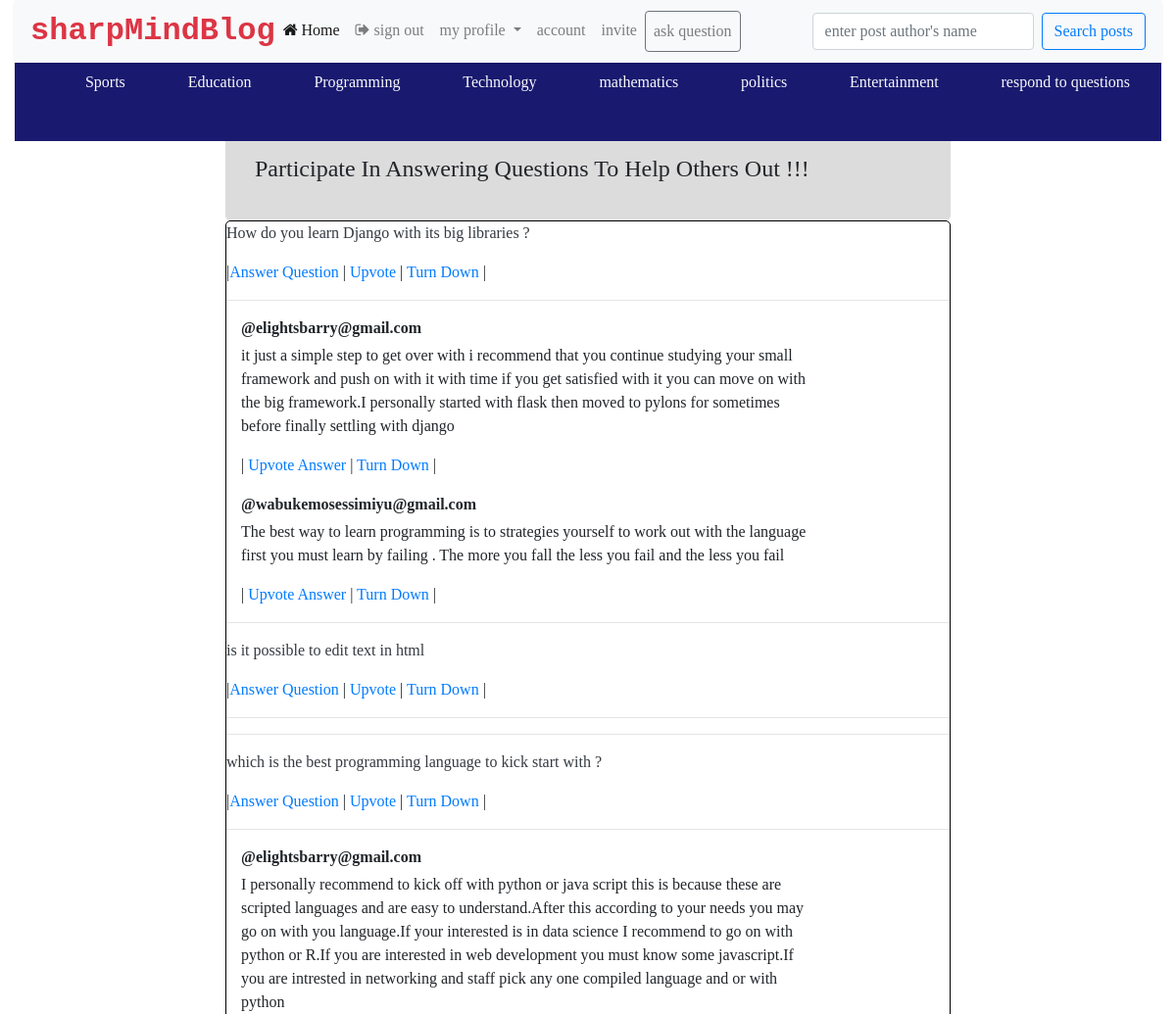
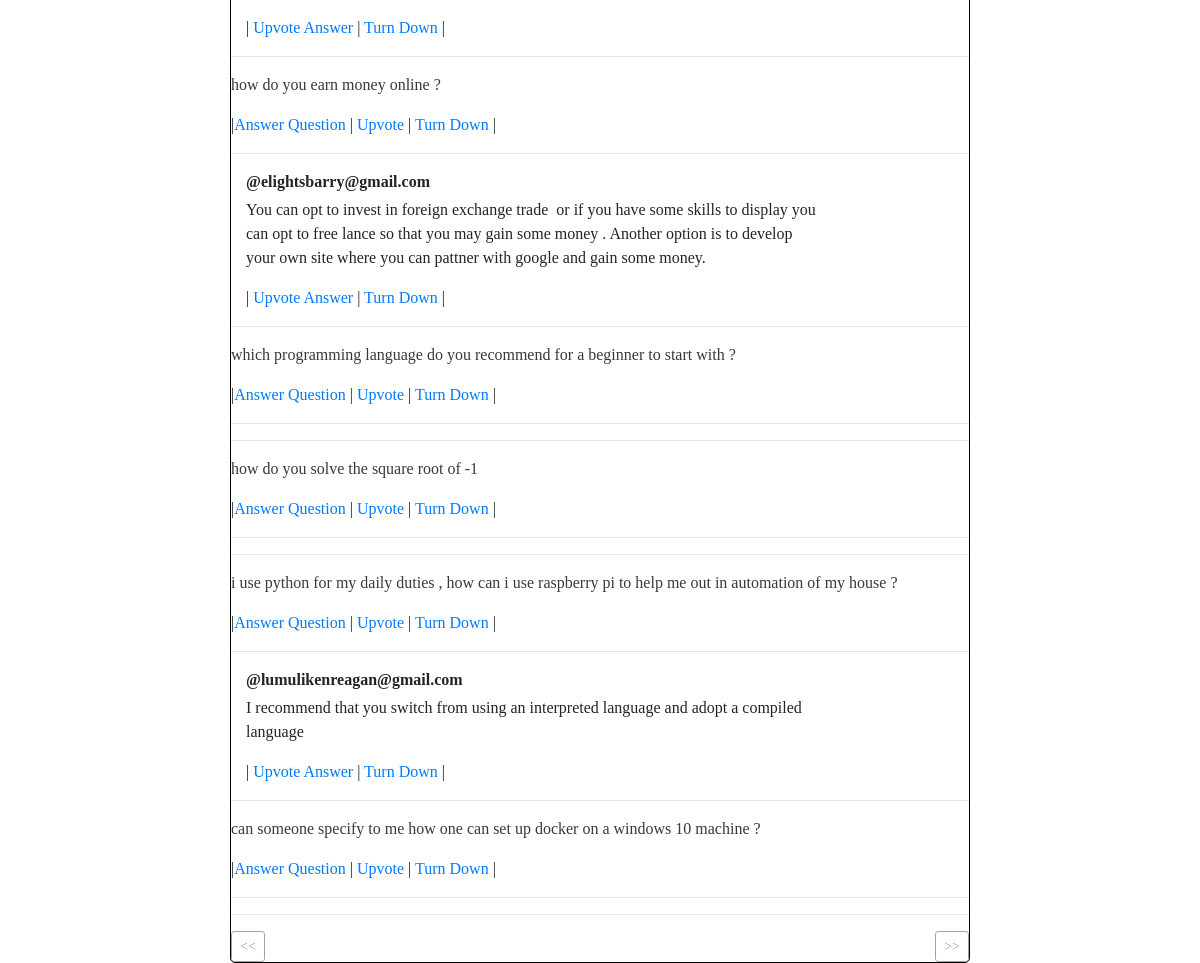
/users/question (signed in), run on the app's committed database (2 pictures, top to bottom).
### src/models/__init__.py (models this page shows, shortened)
class Questions(db.Model):
    id = db.Column(db.Integer, primary_key=True)
    question = db.Column(db.Text, nullable=False)
    is_answered = db.Column(db.Boolean, default=False)
    category = db.Column(db.String(200), nullable=False)
    author = db.Column(db.String(200), nullable=False)
    url = db.Column(db.String(200), nullable=False)
    upvote = db.Column(db.Integer, default=0)
    answer = db.relationship('Answers', backref='question')

class Answers(db.Model):
    id = db.Column(db.Integer, primary_key=True)
    answer = db.Column(db.Text, nullable=False)
    upvote = db.Column(db.Integer, default=0)
    author = db.Column(db.String(200), nullable=False)
    url = db.Column(db.String(200), nullable=False)
    date = db.Column(db.String(200), nullable=False, default=datetime.today().now)
    question_id = db.Column(db.ForeignKey('questions.id'))

### src/views/__init__.py (the view)
@views_blueprint.route('/question', methods=['GET', 'POST'])
def question():
    if not 'username' in session:
        return redirect(url_for('users.login'))
    page = request.args.get('page', type=int)
    user = User.query.filter_by(name=session['username']).first()
    count = Posts.query.filter_by(user_id=user.id).count()
    qn = Questions.query.paginate(page=page, per_page=10)
    return render_template('quiz/question.html', qn=qn, user=user, count=count)

### src/views/__init__.py (called while the page is built)
@views_blueprint.before_request
def before_request():
    g.user = None
    if 'username' in session:
        g.user = session['username']

### src/templates/quiz/question.html (shortened to what this page needs)
{% extends 'public/main.html' %} {% block body %}
<div class="container-fluid position-absolute" style="top: 8em">
    <div class="row">
        <div class="col-lg-2">
        </div>
        <div class="col-lg-8">
            <div class="container one">
                <div class="header">
                    <h4 class="text text-capitalize">participate in answering questions to help others out !!!</h4>
                </div>
                <div class="one-body">
                    {%for qn in qn.items%}
                    <div class="d-flex">
                        <p class="text text-dark mr-2 text-break">{{qn.question}}</p>
                    </div>
                    |<a href="{{url_for('users.answ', id=qn.id)}}" class="text-decoration-none text-capitalize">answer question</a> |<a href="#" class="text-decoration-none text-capitalize" id="upvoteanswer"> upvote</a> | <a href="" class="text-decoration-none text-capitalize">turn down </a>|
                    <hr> {%for answer in qn.answer%}
                    <div class="col-lg-10">
                        <ul class="list-unstyled mt-3">
                            <li class="media">
                                <div class="media-body">
                                    <p class="mt-0 mb-1 font-weight-bold">@{{answer.author}}</p>
                                    <p class="text mr-2">{{answer.answer}}</p>
                                    |<a href="#" class="text-decoration-none text-capitalize"> upvote answer</a> | <a href="" class="text-decoration-none text-capitalize">turn down </a>|
                                </div>
                            </li>
                        </ul>
                    </div>
                    {%endfor%}
                    <hr>{%endfor%}
                    <div class="paginate">
                        <div class="right mr-auto">
                            {% if qn.has_prev%}
                            <a href="{{url_for( 'users.question', page=qn.prev_num)}} " class="btn btn-outline-secondary btn-sm">&lt;&lt;</a> {%else%}
                            <a href="{{url_for( 'users.question', page=qn.prev_num)}} " class="btn btn-outline-secondary btn-sm disabled">&lt;&lt;</a> {%endif%}
                        </div>
                        <div class="left ml-auto">
                            {%if qn.has_next%}
                            <a href="{{url_for( 'users.question', page=qn.next_num)}} " class="btn btn-outline-secondary btn-sm">&gt;&gt;</a> {%else%}
                            <a href="{{url_for( 'users.question', page=qn.next_num)}} " class="btn btn-outline-secondary btn-sm disabled">&gt;&gt;</a> {%endif%}
                        </div>
                    </div>
                </div>
            </div>
        </div>
    </div>
</div>
{% endblock body %}

### src/static/css/default.css (style rules this page uses)
* { font-family: Cambria, Cochin, Georgia, Times, 'Times New Roman', serif; font-size: 16px; }
.one .header { background-color: rgb(221, 220, 220); width: 100% !important; padding: 30px !important; border-radius: 5px; }
.one-body { border: 1px solid black; width: 100%; border-radius: 5px; }
.paginate { display: flex !important; justify-content: space-around !important; width: 100% !important; }

### data on the page
Questions: question "How do you learn Django with its big libraries ?"
Answers: author "elightsbarry@gmail.com", answer "it just a simple step to get over with i recommend that you continue studying your small framework and push on with it with time if you get satisfied with it you can move on with the big framework.I personally started with flask then moved to pylons for sometimes before finally settling with django"
Answers: author "wabukemosessimiyu@gmail.com", answer "The best way to learn programming is to strategies yourself to work out with the language first you must learn by failing . The more you fall the less you fail and the less you fail"
Questions: question "is it possible to edit text in html"
Questions: question "which is the best programming language to kick start with ?"
Answers: author "elightsbarry@gmail.com", answer "I personally recommend to kick off with python or java script this is because these are scripted languages and are easy to understand.After this according to your needs you may go on with you language.If your interested is in data science I recommend to go on with python or R.If you are interested in web development you must know some javascript.If you are intrested in networking and staff pick any one compiled language and or with python"
Questions: question "how do you earn money online ?"
Answers: author "elightsbarry@gmail.com", answer "You can opt to invest in foreign exchange trade or if you have some skills to display you can opt to free lance so that you may gain some money . Another option is to develop your own site where you can pattner with google and gain some money."
Questions: question "which programming language do you recommend for a beginner to start with ?"
Questions: question "how do you solve the square root of -1"
Questions: question "i use python for my daily duties , how can i use raspberry pi to help me out in automation of my house ?"
Answers: author "lumulikenreagan@gmail.com", answer "I recommend that you switch from using an interpreted language and adopt a compiled language"
Questions: question "can someone specify to me how one can set up docker on a windows 10 machine ?"
